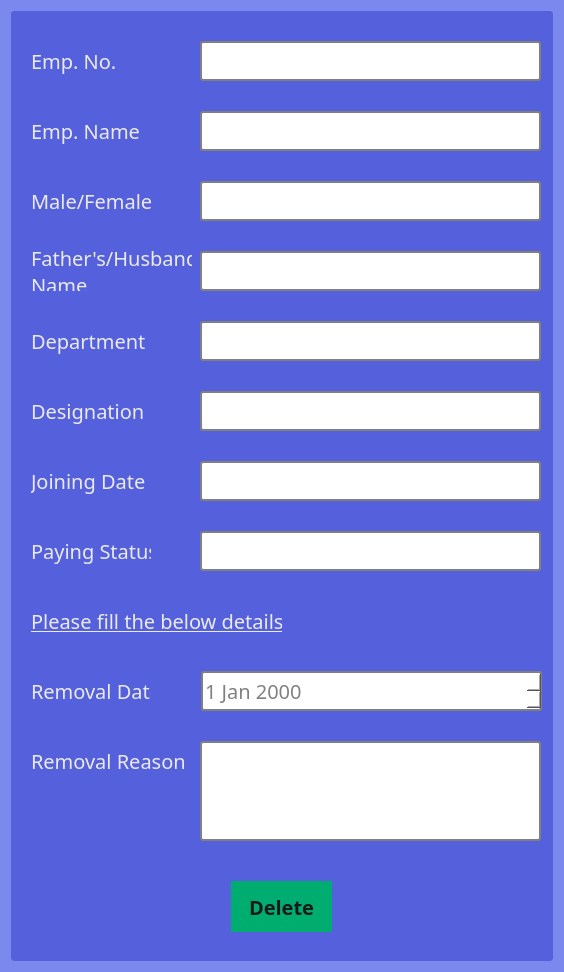
           <widget class="QWidget" name="scrollAreaWidgetContents_9">
            <property name="geometry">
             <rect>
              <x>0</x>
              <y>0</y>
              <width>564</width>
              <height>968</height>
             </rect>
            </property>
            <property name="styleSheet">
             <string notr="true">background-color: rgb(240, 240, 241);
background-color: rgb(237, 238, 240);
background-color: rgb(123, 137, 239);</string>
            </property>
            <layout class="QGridLayout" name="gridLayout_6">
             <item row="0" column="0">
              <widget class="QFrame" name="frame_20">
               <property name="minimumSize">
                <size>
                 <width>0</width>
                 <height>950</height>
                </size>
               </property>
               <property name="styleSheet">
                <string notr="true">border-radius: 3px;
background-color: rgb(213, 213, 213);
background-color: rgb(255, 105, 72);
background-color: rgb(245, 113, 80);
background-color: rgb(85, 96, 220);</string>
               </property>
               <property name="frameShape">
                <enum>QFrame::StyledPanel</enum>
               </property>
               <property name="frameShadow">
                <enum>QFrame::Raised</enum>
               </property>
               <widget class="QLabel" name="label_153">
                <property name="geometry">
                 <rect>
                  <x>20</x>
                  <y>310</y>
                  <width>120</width>
                  <height>40</height>
                 </rect>
                </property>
                <property name="font">
                 <font>
                  <family>Mongolian Baiti</family>
                  <pointsize>15</pointsize>
                 </font>
                </property>
                <property name="styleSheet">
                 <string notr="true">color: rgb(234, 234, 234);</string>
                </property>
                <property name="text">
                 <string>Department</string>
                </property>
               </widget>
               <widget class="QLabel" name="label_154">
                <property name="geometry">
                 <rect>
                  <x>20</x>
                  <y>590</y>
                  <width>251</width>
                  <height>40</height>
                 </rect>
                </property>
                <property name="font">
                 <font>
                  <family>Mongolian Baiti</family>
                  <pointsize>15</pointsize>
                  <underline>true</underline>
                 </font>
                </property>
                <property name="styleSheet">
                 <string notr="true">color: rgb(234, 234, 234);</string>
                </property>
                <property name="text">
                 <string>Please fill the below details</string>
                </property>
               </widget>
               <widget class="QLabel" name="label_21">
                <property name="geometry">
                 <rect>
                  <x>20</x>
                  <y>30</y>
                  <width>120</width>
                  <height>40</height>
                 </rect>
                </property>
                <property name="font">
                 <font>
                  <family>Mongolian Baiti</family>
                  <pointsize>15</pointsize>
                 </font>
                </property>
                <property name="styleSheet">
                 <string notr="true">color: rgb(234, 234, 234);</string>
                </property>
                <property name="text">
                 <string>Emp. No.</string>
                </property>
               </widget>
               <widget class="QLabel" name="label_155">
                <property name="geometry">
                 <rect>
                  <x>20</x>
                  <y>380</y>
                  <width>120</width>
                  <height>40</height>
                 </rect>
                </property>
                <property name="font">
                 <font>
                  <family>Mongolian Baiti</family>
                  <pointsize>15</pointsize>
                 </font>
                </property>
                <property name="styleSheet">
                 <string notr="true">color: rgb(234, 234, 234);</string>
                </property>
                <property name="text">
                 <string>Designation</string>
                </property>
               </widget>
               <widget class="QLabel" name="label_22">
                <property name="geometry">
                 <rect>
                  <x>20</x>
                  <y>100</y>
                  <width>120</width>
                  <height>40</height>
                 </rect>
                </property>
                <property name="font">
                 <font>
                  <family>Mongolian Baiti</family>
                  <pointsize>15</pointsize>
                 </font>
                </property>
                <property name="styleSheet">
                 <string notr="true">color: rgb(234, 234, 234);</string>
                </property>
                <property name="text">
                 <string>Emp. Name</string>
                </property>
               </widget>
               <widget class="QLabel" name="label_161">
                <property name="geometry">
                 <rect>
                  <x>20</x>
                  <y>730</y>
                  <width>161</width>
                  <height>40</height>
                 </rect>
                </property>
                <property name="font">
                 <font>
                  <family>Mongolian Baiti</family>
                  <pointsize>15</pointsize>
                 </font>
                </property>
                <property name="styleSheet">
                 <string notr="true">color: rgb(234, 234, 234);</string>
                </property>
                <property name="text">
                 <string>Removal Reason</string>
                </property>
               </widget>
               <widget class="QLabel" name="label_162">
                <property name="geometry">
                 <rect>
                  <x>20</x>
                  <y>450</y>
                  <width>120</width>
                  <height>40</height>
                 </rect>
                </property>
                <property name="font">
                 <font>
                  <family>Mongolian Baiti</family>
                  <pointsize>15</pointsize>
                 </font>
                </property>
                <property name="styleSheet">
                 <string notr="true">color: rgb(234, 234, 234);</string>
                </property>
                <property name="text">
                 <string>Joining Date</string>
                </property>
               </widget>
               <widget class="QLabel" name="label">
                <property name="geometry">
                 <rect>
                  <x>189</x>
                  <y>30</y>
                  <width>341</width>
                  <height>40</height>
                 </rect>
                </property>
                <property name="font">
                 <font>
                  <family>Mongolian Baiti</family>
                  <pointsize>15</pointsize>
                 </font>
                </property>
                <property name="styleSheet">
                 <string notr="true">color: grey;
background-color: rgb(255, 255, 255);
border: 2px solid grey;</string>
                </property>
                <property name="text">
                 <string/>
                </property>
               </widget>
               <widget class="QLabel" name="label_2">
                <property name="geometry">
                 <rect>
                  <x>189</x>
                  <y>100</y>
                  <width>341</width>
                  <height>40</height>
                 </rect>
                </property>
                <property name="font">
                 <font>
                  <family>Mongolian Baiti</family>
                  <pointsize>15</pointsize>
                 </font>
                </property>
                <property name="styleSheet">
                 <string notr="true">color: grey;
background-color: rgb(255, 255, 255);
border: 2px solid grey;</string>
                </property>
                <property name="text">
                 <string/>
                </property>
               </widget>
               <widget class="QLabel" name="label_4">
                <property name="geometry">
                 <rect>
                  <x>189</x>
                  <y>310</y>
                  <width>341</width>
                  <height>40</height>
                 </rect>
                </property>
                <property name="font">
                 <font>
                  <family>Mongolian Baiti</family>
                  <pointsize>15</pointsize>
                 </font>
                </property>
                <property name="styleSheet">
                 <string notr="true">color: grey;
background-color: rgb(255, 255, 255);
border: 2px solid grey;</string>
                </property>
                <property name="text">
                 <string/>
                </property>
               </widget>
               <widget class="QLabel" name="label_27">
                <property name="geometry">
                 <rect>
                  <x>189</x>
                  <y>380</y>
                  <width>341</width>
                  <height>40</height>
                 </rect>
                </property>
                <property name="font">
                 <font>
                  <family>Mongolian Baiti</family>
                  <pointsize>15</pointsize>
                 </font>
                </property>
                <property name="styleSheet">
                 <string notr="true">color: grey;
background-color: rgb(255, 255, 255);
border: 2px solid grey;</string>
                </property>
                <property name="text">
                 <string/>
                </property>
               </widget>
               <widget class="QLabel" name="label_29">
                <property name="geometry">
                 <rect>
                  <x>189</x>
                  <y>450</y>
                  <width>341</width>
                  <height>40</height>
                 </rect>
                </property>
                <property name="font">
                 <font>
                  <family>Mongolian Baiti</family>
                  <pointsize>15</pointsize>
                 </font>
                </property>
                <property name="styleSheet">
                 <string notr="true">color: grey;
background-color: rgb(255, 255, 255);
border: 2px solid grey;</string>
                </property>
                <property name="text">
                 <string/>
                </property>
               </widget>
               <widget class="QLabel" name="label_97">
                <property name="geometry">
                 <rect>
                  <x>20</x>
                  <y>240</y>
                  <width>161</width>
                  <height>40</height>
                 </rect>
                </property>
                <property name="font">
                 <font>
                  <family>Mongolian Baiti</family>
                  <pointsize>15</pointsize>
                 </font>
                </property>
                <property name="styleSheet">
                 <string notr="true">color: rgb(234, 234, 234);</string>
                </property>
                <property name="text">
                 <string>Father's/Husband's
Name</string>
                </property>
               </widget>
               <widget class="QLabel" name="label_98">
                <property name="geometry">
                 <rect>
                  <x>20</x>
                  <y>170</y>
                  <width>120</width>
                  <height>40</height>
                 </rect>
                </property>
                <property name="font">
                 <font>
                  <family>Mongolian Baiti</family>
                  <pointsize>15</pointsize>
                 </font>
                </property>
                <property name="styleSheet">
                 <string notr="true">color: rgb(234, 234, 234);</string>
                </property>
                <property name="text">
                 <string>Male/Female</string>
                </property>
               </widget>
               <widget class="QLabel" name="label_99">
                <property name="geometry">
                 <rect>
                  <x>189</x>
                  <y>170</y>
                  <width>341</width>
                  <height>40</height>
                 </rect>
                </property>
                <property name="font">
                 <font>
                  <family>Mongolian Baiti</family>
                  <pointsize>15</pointsize>
                 </font>
                </property>
                <property name="styleSheet">
                 <string notr="true">color: grey;
background-color: rgb(255, 255, 255);
border: 2px solid grey;</string>
                </property>
                <property name="text">
                 <string/>
                </property>
               </widget>
               <widget class="QLabel" name="label_100">
                <property name="geometry">
                 <rect>
                  <x>189</x>
                  <y>240</y>
                  <width>341</width>
                  <height>40</height>
                 </rect>
                </property>
                <property name="font">
                 <font>
                  <family>Mongolian Baiti</family>
                  <pointsize>15</pointsize>
                 </font>
                </property>
                <property name="styleSheet">
                 <string notr="true">color: grey;
background-color: rgb(255, 255, 255);
border: 2px solid grey;</string>
                </property>
                <property name="text">
                 <string/>
                </property>
               </widget>
               <widget class="QLabel" name="label_195">
                <property name="geometry">
                 <rect>
                  <x>20</x>
                  <y>660</y>
                  <width>120</width>
                  <height>40</height>
                 </rect>
                </property>
                <property name="font">
                 <font>
                  <family>Mongolian Baiti</family>
                  <pointsize>15</pointsize>
                 </font>
                </property>
                <property name="styleSheet">
                 <string notr="true">color: rgb(234, 234, 234);</string>
                </property>
                <property name="text">
                 <string>Removal Date</string>
                </property>
               </widget>
               <widget class="QDateEdit" name="dateEdit_4">
                <property name="geometry">
                 <rect>
                  <x>190</x>
                  <y>660</y>
                  <width>341</width>
                  <height>40</height>
                 </rect>
                </property>
                <property name="font">
                 <font>
                  <family>Mongolian Baiti</family>
                  <pointsize>15</pointsize>
                 </font>
                </property>
                <property name="styleSheet">
                 <string notr="true">color: grey;
background-color: rgb(255, 255, 255);
border: 2px solid grey;
selection-color: rgb(255, 255, 255);
selection-background-color: rgb(14, 14, 14);
</string>
                </property>
               </widget>
               <widget class="QTextEdit" name="textEdit">
                <property name="geometry">
                 <rect>
                  <x>189</x>
                  <y>730</y>
                  <width>341</width>
                  <height>100</height>
                 </rect>
                </property>
                <property name="font">
                 <font>
                  <family>Mongolian Baiti</family>
                  <pointsize>15</pointsize>
                 </font>
                </property>
                <property name="styleSheet">
                 <string notr="true">color: grey;
background-color: rgb(255, 255, 255);
border: 2px solid grey;</string>
                </property>
               </widget>
               <widget class="QPushButton" name="pushButton_37">
                <property name="geometry">
                 <rect>
                  <x>220</x>
                  <y>870</y>
                  <width>101</width>
                  <height>51</height>
                 </rect>
                </property>
                <property name="font">
                 <font>
                  <family>Eras Medium ITC</family>
                  <pointsize>15</pointsize>
                  <weight>75</weight>
                  <bold>true</bold>
                 </font>
                </property>
                <property name="styleSheet">
                 <string notr="true">

QPushButton{
color: rgb(25, 25, 25);
background-color: rgb(0, 173, 113);
border-radius:1px;

}

QPushButton:hover{

	border-radius:1px;
	border: 2px solid rgb(234, 234, 234);
	color: rgb(234, 234, 234);
	background-color: rgb(25, 25, 25);
}

QPushButton:pressed{
	padding-left: 2px;
	padding-top: 1px;
}


</string>
                </property>
                <property name="text">
                 <string>Delete</string>
                </property>
               </widget>
               <widget class="QLabel" name="label_30">
                <property name="geometry">
                 <rect>
                  <x>189</x>
                  <y>520</y>
                  <width>341</width>
                  <height>40</height>
                 </rect>
                </property>
                <property name="font">
                 <font>
                  <family>Mongolian Baiti</family>
                  <pointsize>15</pointsize>
                 </font>
                </property>
                <property name="styleSheet">
                 <string notr="true">color: grey;
background-color: rgb(255, 255, 255);
border: 2px solid grey;</string>
                </property>
                <property name="text">
                 <string/>
                </property>
               </widget>
               <widget class="QLabel" name="label_163">
                <property name="geometry">
                 <rect>
                  <x>20</x>
                  <y>520</y>
                  <width>120</width>
                  <height>40</height>
                 </rect>
                </property>
                <property name="font">
                 <font>
                  <family>Mongolian Baiti</family>
                  <pointsize>15</pointsize>
                 </font>
                </property>
                <property name="styleSheet">
                 <string notr="true">color: rgb(234, 234, 234);</string>
                </property>
                <property name="text">
                 <string>Paying Status</string>
                </property>
               </widget>
              </widget>
             </item>
            </layout>
           </widget>
